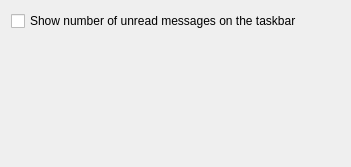
<?xml version="1.0" encoding="UTF-8"?>
<ui version="4.0">
 <class>GeneralNotifications_Config</class>
 <widget class="QWidget" name="GeneralNotifications_Config">
  <property name="geometry">
   <rect>
    <x>0</x>
    <y>0</y>
    <width>351</width>
    <height>167</height>
   </rect>
  </property>
  <property name="windowTitle">
   <string>Form</string>
  </property>
  <layout class="QFormLayout" name="formLayout">
   <item row="0" column="0">
    <widget class="QCheckBox" name="kcfg_ShowUnreadOnTaskbar">
     <property name="text">
      <string>Show number of unread messages on the taskbar</string>
     </property>
    </widget>
   </item>
   <item row="1" column="0">
    <spacer name="verticalSpacer">
     <property name="orientation">
      <enum>Qt::Vertical</enum>
     </property>
     <property name="sizeHint" stdset="0">
      <size>
       <width>0</width>
       <height>0</height>
      </size>
     </property>
    </spacer>
   </item>
  </layout>
 </widget>
 <resources/>
 <connections/>
</ui>
